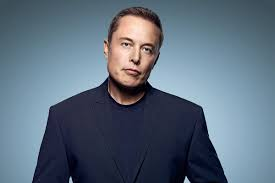
#> input picture elonmusk.jpg, 275 x 183 px
$ jupyter execute face_detection.ipynb
#> lines starting #> are read from the running program, lines starting #| are printed output that depends on the picture; after the words box and inside, x2 and y2 are one past the last pixel; in counts of white or black regions, pixels touching at a corner belong together
<a href="https://colab.research.google.com/github/umashankar43631/face_detection_using-opencv/blob/main/face_detection.ipynb" target="_parent"></a>

[cell 1]
import cv2
import sys
from google.colab.patches import cv2_imshow
# Get user supplied values
imagePath = "elonmusk.jpg"
 # give the image
cascPath = "haar_face.xml"
# Create the haar cascade
faceCascade = cv2.CascadeClassifier(cascPath)
# Read the image
image = cv2.imread(imagePath)
#> image is the input picture: shape (183, 275, 3); mean B, G, R 123.7, 107.7, 92
gray = cv2.cvtColor(image, cv2.COLOR_BGR2GRAY)
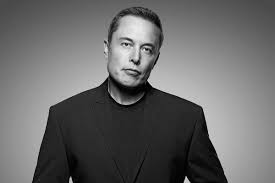
#> gray: shape (183, 275); min 0, max 235, mean 104.8

# Detect faces in the image
faces = faceCascade.detectMultiScale(
 gray,
 scaleFactor=1.2,
 minNeighbors=5,
 minSize=(30, 30),
 flags = cv2.CASCADE_SCALE_IMAGE
)
#> faces = [[106, 21, 60, 60]]
print("Found {0} faces!".format(len(faces)))
#| Found 1 faces!
# Draw a rectangle around the faces
for (x, y, w, h) in faces:
 cv2.rectangle(image, (x, y), (x+w, y+h), (0, 255, 0), 2)
#> this loop made 1 pass
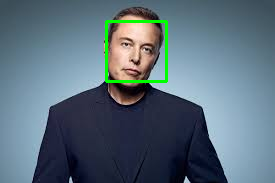
#> image: shape (183, 275, 3); 1.42% of pixels changed, all inside (x1, y1, x2, y2) = (105, 20, 168, 83)

cv2_imshow(image)
cv2.waitKey(0)
#> Out = 27
